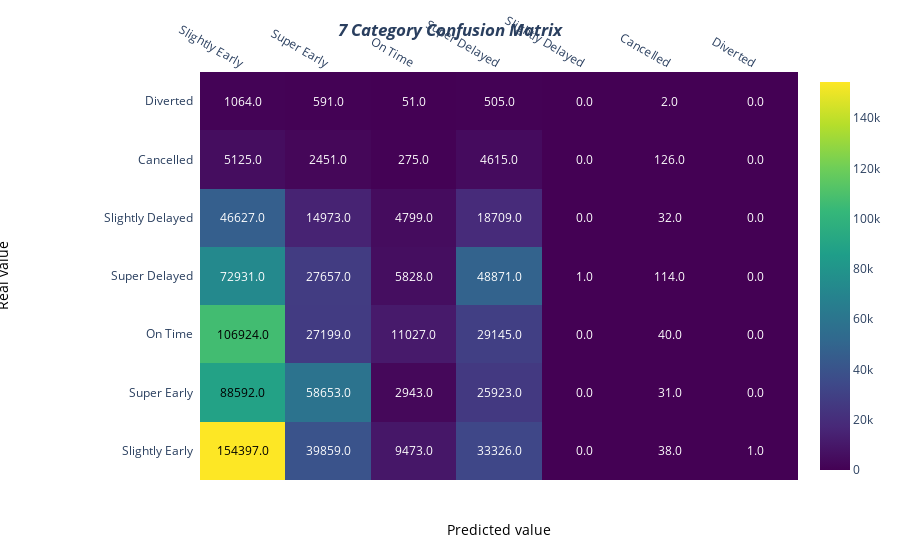

Notebook cell for this chart:
### Code cell
import plotly.figure_factory as ff

z = [[1.54397e+05, 3.98590e+04, 9.47300e+03, 3.33260e+04, 0.00000e+00, 3.80000e+01,
  1.00000e+00],
 [8.85920e+04, 5.86530e+04, 2.94300e+03, 2.59230e+04, 0.00000e+00, 3.10000e+01,
  0.00000e+00],
 [1.06924e+05, 2.71990e+04, 1.10270e+04, 2.91450e+04, 0.00000e+00, 4.00000e+01,
  0.00000e+00],
 [7.29310e+04, 2.76570e+04, 5.82800e+03, 4.88710e+04, 1.00000e+00, 1.14000e+02,
  0.00000e+00],
 [4.66270e+04, 1.49730e+04, 4.79900e+03, 1.87090e+04, 0.00000e+00, 3.20000e+01,
  0.00000e+00],
 [5.12500e+03, 2.45100e+03, 2.75000e+02, 4.61500e+03, 0.00000e+00, 1.26000e+02,
  0.00000e+00],
 [1.06400e+03, 5.91000e+02, 5.10000e+01, 5.05000e+02, 0.00000e+00, 2.00000e+00,
  0.00000e+00]]

x = ['Slightly Early', 'Super Early', 'On Time', 'Super Delayed', 'Slightly Delayed', 'Cancelled', 'Diverted']
y =  ['Slightly Early', 'Super Early', 'On Time', 'Super Delayed', 'Slightly Delayed', 'Cancelled', 'Diverted']

# change each element of z to type string for annotations
z_text = [[str(y) for y in x] for x in z]

# set up figure 
fig = ff.create_annotated_heatmap(z, x=x, y=y, annotation_text=z_text, colorscale='Viridis')

# add title
fig.update_layout(title_text='<i><b>7 Category Confusion Matrix</b></i>', title_x=0.5
                  #xaxis = dict(title='x'),
                  #yaxis = dict(title='x')
                 )

# add custom xaxis title
fig.add_annotation(dict(font=dict(color="black",size=14),
                        x=0.5,
                        y=-0.15,
                        showarrow=False,
                        text="Predicted value",
                        xref="paper",
                        yref="paper"))

# add custom yaxis title
fig.add_annotation(dict(font=dict(color="black",size=14),
                        x=-0.35,
                        y=0.5,
                        showarrow=False,
                        text="Real value",
                        textangle=-90,
                        xref="paper",
                        yref="paper"))

# adjust margins to make room for yaxis title
fig.update_layout(margin=dict(t=50, l=200))

# add colorbar
fig['data'][0]['showscale'] = True
fig.show()

### Figure 1 — Plotly figure (JSON) as saved in the notebook; plotly's stock layout.template omitted (floating-point values rounded to 4 significant figures)
{"data": [{"colorscale": [[0, "#440154"], [0.1111, "#482878"], [0.2222, "#3e4989"], [0.3333, "#31688e"], [0.4444, "#26828e"], [0.5556, "#1f9e89"], [0.6667, "#35b779"], [0.7778, "#6ece58"], [0.8889, "#b5de2b"], [1, "#fde725"]], "reversescale": false, "showscale": true, "type": "heatmap", "x": ["Slightly Early", "Super Early", "On Time", "Super Delayed", "Slightly Delayed", "Cancelled", "Diverted"], "y": ["Slightly Early", "Super Early", "On Time", "Super Delayed", "Slightly Delayed", "Cancelled", "Diverted"], "z": [[154397, 39859, 9473, 33326, 0, 38, 1], [88592, 58653, 2943, 25923, 0, 31, 0], [106924, 27199, 11027, 29145, 0, 40, 0], [72931, 27657, 5828, 48871, 1, 114, 0], [46627, 14973, 4799, 18709, 0, 32, 0], [5125, 2451, 275, 4615, 0, 126, 0], [1064, 591, 51, 505, 0, 2, 0]]}], "layout": {"annotations": [{"font": {"color": "#000000"}, "showarrow": false, "text": "154397.0", "x": "Slightly Early", "xref": "x", "y": "Slightly Early", "yref": "y"}, {"font": {"color": "#FFFFFF"}, "showarrow": false, "text": "39859.0", "x": "Super Early", "xref": "x", "y": "Slightly Early", "yref": "y"}, {"font": {"color": "#FFFFFF"}, "showarrow": false, "text": "9473.0", "x": "On Time", "xref": "x", "y": "Slightly Early", "yref": "y"}, {"font": {"color": "#FFFFFF"}, "showarrow": false, "text": "33326.0", "x": "Super Delayed", "xref": "x", "y": "Slightly Early", "yref": "y"}, {"font": {"color": "#FFFFFF"}, "showarrow": false, "text": "0.0", "x": "Slightly Delayed", "xref": "x", "y": "Slightly Early", "yref": "y"}, {"font": {"color": "#FFFFFF"}, "showarrow": false, "text": "38.0", "x": "Cancelled", "xref": "x", "y": "Slightly Early", "yref": "y"}, {"font": {"color": "#FFFFFF"}, "showarrow": false, "text": "1.0", "x": "Diverted", "xref": "x", "y": "Slightly Early", "yref": "y"}, {"font": {"color": "#000000"}, "showarrow": false, "text": "88592.0", "x": "Slightly Early", "xref": "x", "y": "Super Early", "yref": "y"}, {"font": {"color": "#FFFFFF"}, "showarrow": false, "text": "58653.0", "x": "Super Early", "xref": "x", "y": "Super Early", "yref": "y"}, {"font": {"color": "#FFFFFF"}, "showarrow": false, "text": "2943.0", "x": "On Time", "xref": "x", "y": "Super Early", "yref": "y"}, {"font": {"color": "#FFFFFF"}, "showarrow": false, "text": "25923.0", "x": "Super Delayed", "xref": "x", "y": "Super Early", "yref": "y"}, {"font": {"color": "#FFFFFF"}, "showarrow": false, "text": "0.0", "x": "Slightly Delayed", "xref": "x", "y": "Super Early", "yref": "y"}, {"font": {"color": "#FFFFFF"}, "showarrow": false, "text": "31.0", "x": "Cancelled", "xref": "x", "y": "Super Early", "yref": "y"}, {"font": {"color": "#FFFFFF"}, "showarrow": false, "text": "0.0", "x": "Diverted", "xref": "x", "y": "Super Early", "yref": "y"}, {"font": {"color": "#000000"}, "showarrow": false, "text": "106924.0", "x": "Slightly Early", "xref": "x", "y": "On Time", "yref": "y"}, {"font": {"color": "#FFFFFF"}, "showarrow": false, "text": "27199.0", "x": "Super Early", "xref": "x", "y": "On Time", "yref": "y"}, {"font": {"color": "#FFFFFF"}, "showarrow": false, "text": "11027.0", "x": "On Time", "xref": "x", "y": "On Time", "yref": "y"}, {"font": {"color": "#FFFFFF"}, "showarrow": false, "text": "29145.0", "x": "Super Delayed", "xref": "x", "y": "On Time", "yref": "y"}, {"font": {"color": "#FFFFFF"}, "showarrow": false, "text": "0.0", "x": "Slightly Delayed", "xref": "x", "y": "On Time", "yref": "y"}, {"font": {"color": "#FFFFFF"}, "showarrow": false, "text": "40.0", "x": "Cancelled", "xref": "x", "y": "On Time", "yref": "y"}, {"font": {"color": "#FFFFFF"}, "showarrow": false, "text": "0.0", "x": "Diverted", "xref": "x", "y": "On Time", "yref": "y"}, {"font": {"color": "#FFFFFF"}, "showarrow": false, "text": "72931.0", "x": "Slightly Early", "xref": "x", "y": "Super Delayed", "yref": "y"}, {"font": {"color": "#FFFFFF"}, "showarrow": false, "text": "27657.0", "x": "Super Early", "xref": "x", "y": "Super Delayed", "yref": "y"}, {"font": {"color": "#FFFFFF"}, "showarrow": false, "text": "5828.0", "x": "On Time", "xref": "x", "y": "Super Delayed", "yref": "y"}, {"font": {"color": "#FFFFFF"}, "showarrow": false, "text": "48871.0", "x": "Super Delayed", "xref": "x", "y": "Super Delayed", "yref": "y"}, {"font": {"color": "#FFFFFF"}, "showarrow": false, "text": "1.0", "x": "Slightly Delayed", "xref": "x", "y": "Super Delayed", "yref": "y"}, {"font": {"color": "#FFFFFF"}, "showarrow": false, "text": "114.0", "x": "Cancelled", "xref": "x", "y": "Super Delayed", "yref": "y"}, {"font": {"color": "#FFFFFF"}, "showarrow": false, "text": "0.0", "x": "Diverted", "xref": "x", "y": "Super Delayed", "yref": "y"}, {"font": {"color": "#FFFFFF"}, "showarrow": false, "text": "46627.0", "x": "Slightly Early", "xref": "x", "y": "Slightly Delayed", "yref": "y"}, {"font": {"color": "#FFFFFF"}, "showarrow": false, "text": "14973.0", "x": "Super Early", "xref": "x", "y": "Slightly Delayed", "yref": "y"}, {"font": {"color": "#FFFFFF"}, "showarrow": false, "text": "4799.0", "x": "On Time", "xref": "x", "y": "Slightly Delayed", "yref": "y"}, {"font": {"color": "#FFFFFF"}, "showarrow": false, "text": "18709.0", "x": "Super Delayed", "xref": "x", "y": "Slightly Delayed", "yref": "y"}, {"font": {"color": "#FFFFFF"}, "showarrow": false, "text": "0.0", "x": "Slightly Delayed", "xref": "x", "y": "Slightly Delayed", "yref": "y"}, {"font": {"color": "#FFFFFF"}, "showarrow": false, "text": "32.0", "x": "Cancelled", "xref": "x", "y": "Slightly Delayed", "yref": "y"}, {"font": {"color": "#FFFFFF"}, "showarrow": false, "text": "0.0", "x": "Diverted", "xref": "x", "y": "Slightly Delayed", "yref": "y"}, {"font": {"color": "#FFFFFF"}, "showarrow": false, "text": "5125.0", "x": "Slightly Early", "xref": "x", "y": "Cancelled", "yref": "y"}, {"font": {"color": "#FFFFFF"}, "showarrow": false, "text": "2451.0", "x": "Super Early", "xref": "x", "y": "Cancelled", "yref": "y"}, {"font": {"color": "#FFFFFF"}, "showarrow": false, "text": "275.0", "x": "On Time", "xref": "x", "y": "Cancelled", "yref": "y"}, {"font": {"color": "#FFFFFF"}, "showarrow": false, "text": "4615.0", "x": "Super Delayed", "xref": "x", "y": "Cancelled", "yref": "y"}, {"font": {"color": "#FFFFFF"}, "showarrow": false, "text": "0.0", "x": "Slightly Delayed", "xref": "x", "y": "Cancelled", "yref": "y"}, {"font": {"color": "#FFFFFF"}, "showarrow": false, "text": "126.0", "x": "Cancelled", "xref": "x", "y": "Cancelled", "yref": "y"}, {"font": {"color": "#FFFFFF"}, "showarrow": false, "text": "0.0", "x": "Diverted", "xref": "x", "y": "Cancelled", "yref": "y"}, {"font": {"color": "#FFFFFF"}, "showarrow": false, "text": "1064.0", "x": "Slightly Early", "xref": "x", "y": "Diverted", "yref": "y"}, {"font": {"color": "#FFFFFF"}, "showarrow": false, "text": "591.0", "x": "Super Early", "xref": "x", "y": "Diverted", "yref": "y"}, {"font": {"color": "#FFFFFF"}, "showarrow": false, "text": "51.0", "x": "On Time", "xref": "x", "y": "Diverted", "yref": "y"}, {"font": {"color": "#FFFFFF"}, "showarrow": false, "text": "505.0", "x": "Super Delayed", "xref": "x", "y": "Diverted", "yref": "y"}, {"font": {"color": "#FFFFFF"}, "showarrow": false, "text": "0.0", "x": "Slightly Delayed", "xref": "x", "y": "Diverted", "yref": "y"}, {"font": {"color": "#FFFFFF"}, "showarrow": false, "text": "2.0", "x": "Cancelled", "xref": "x", "y": "Diverted", "yref": "y"}, {"font": {"color": "#FFFFFF"}, "showarrow": false, "text": "0.0", "x": "Diverted", "xref": "x", "y": "Diverted", "yref": "y"}, {"font": {"color": "black", "size": 14}, "showarrow": false, "text": "Predicted value", "x": 0.5, "xref": "paper", "y": -0.15, "yref": "paper"}, {"font": {"color": "black", "size": 14}, "showarrow": false, "text": "Real value", "textangle": -90, "x": -0.35, "xref": "paper", "y": 0.5, "yref": "paper"}], "margin": {"l": 200, "t": 50}, "title": {"text": "<i><b>7 Category Confusion Matrix</b></i>", "x": 0.5}, "xaxis": {"dtick": 1, "gridcolor": "rgb(0, 0, 0)", "side": "top", "ticks": ""}, "yaxis": {"dtick": 1, "ticks": "", "ticksuffix": "  "}}}
